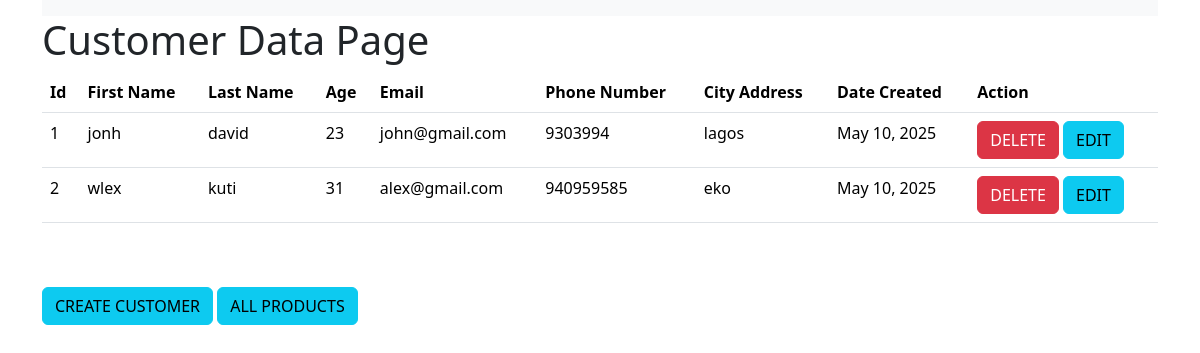
/allcustomers, run on the app's committed database.
### inventoryapp/models.py (models this page shows, shortened)
class Customer(models.Model):
    firstName = models.CharField(max_length=45)
    lastName = models.CharField(max_length=45)
    age = models.IntegerField()
    email = models.EmailField()
    phoneNumber = models.IntegerField()
    address = models.CharField(max_length=45)
    date_created = models.DateField(auto_now_add=True)

### inventoryapp/views.py (the view)
# urls.py: path('allcustomers', views.allcustomers, name='allcustomers'),
def allcustomers(request):
    customers = Customer.objects.all()
    return render(request, "allcustomers.html", context={"customers":customers})

### templates/allcustomers.html (shortened to what this page needs)
<!DOCTYPE html>
<html lang="en">
<head>
     <link href="https://cdn.jsdelivr.net/npm/bootstrap@5.3.2/dist/css/bootstrap.min.css" rel="stylesheet"
>
</head>
<body>
<div class="container">
  <div class="row justify-content-center">
    <div class="col-md-12">
<nav class="navbar bg-dark navbar-expand-lg bg-body-tertiary">
</nav>
  <marquee><h1> Customer Data Page</h1></marquee>
        <table class="table">
          <thead>
            <tr>
                <th scope="col">Id</th>
                <th scope="col">First Name</th>
                <th scope="col">Last Name</th>
                <th scope="col">Age</th>
                <th scope="col">Email</th>
                <th scope="col">Phone Number</th>
                <th scope="col">City Address</th>
                <th scope="col">Date Created</th>
                <th scope="col">Action</th>
            </tr>
          </thead>
          <tbody>
             {% for customer in customers %}
            <tr>
                <td>{{customer.id}}</td>
                <td>{{customer.firstName}}</td>
                <td>{{customer.lastName}}</td>
                <td>{{customer.age}}</td>
                <td>{{customer.email}}</td>
                <td>{{customer.phoneNumber}}</td>
                <td>{{customer.address}}</td>
                <td>{{customer.date_created}}</td>
                <td><a href="{% url 'removecustomer' customer.id %}" class="btn btn-danger">DELETE</a>
                    <a href="#" class="btn btn-info">EDIT</a>
                </td>
            </tr>
            {% endfor %}
          </tbody>
        </table><br><br>
         <a href="{% url 'createcustomer' %}" class="btn btn-info">CREATE CUSTOMER</a>
        <a href="{% url 'allproducts'%}" class="btn btn-info">ALL PRODUCTS</a>
    </div>
  </div>
</div>
</body>
</html>

### data on the page
Customer: id "1", firstName "jonh", lastName "david", age "23", email "john@gmail.com", phoneNumber "9303994", address "lagos", date_created "May 10, 2025"
Customer: id "2", firstName "wlex", lastName "kuti", age "31", email "alex@gmail.com", phoneNumber "940959585", address "eko", date_created "May 10, 2025"
